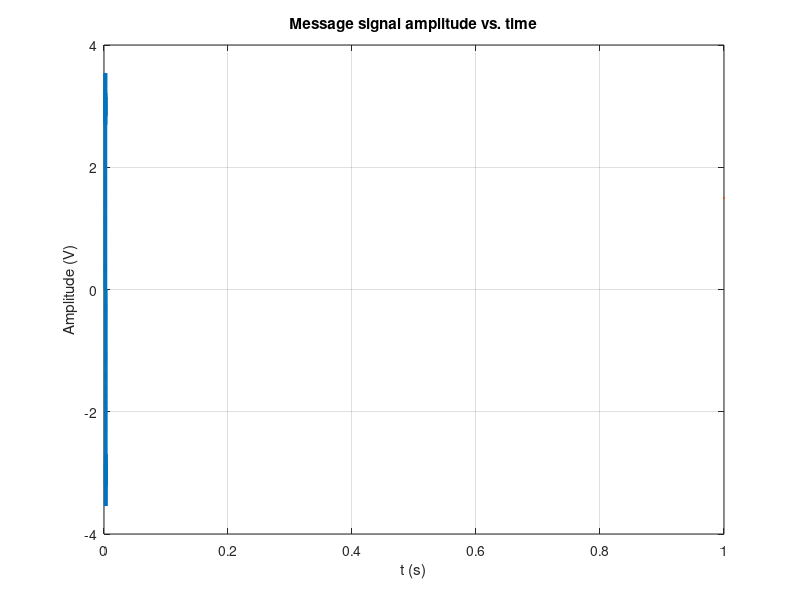
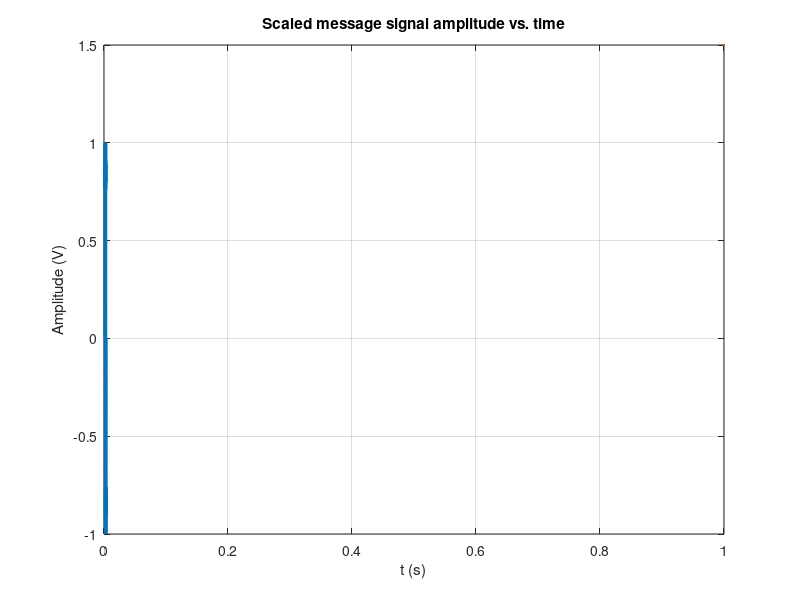
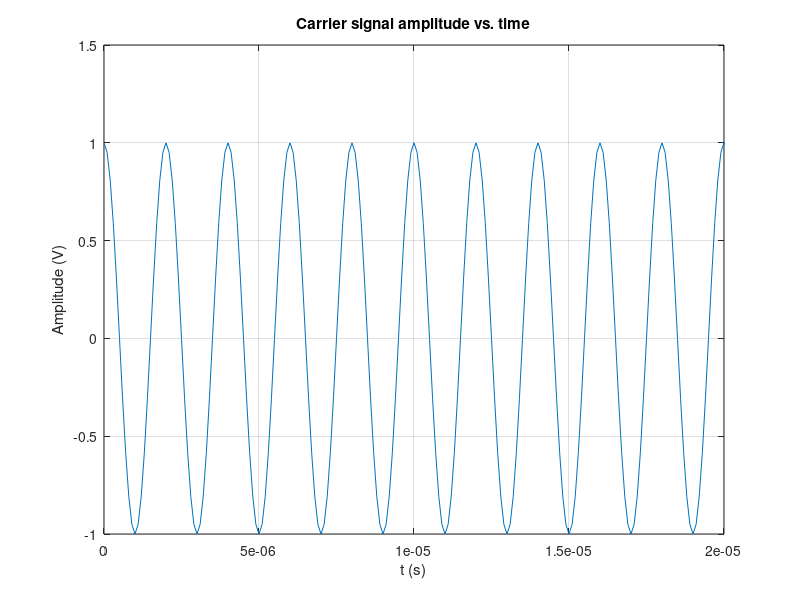
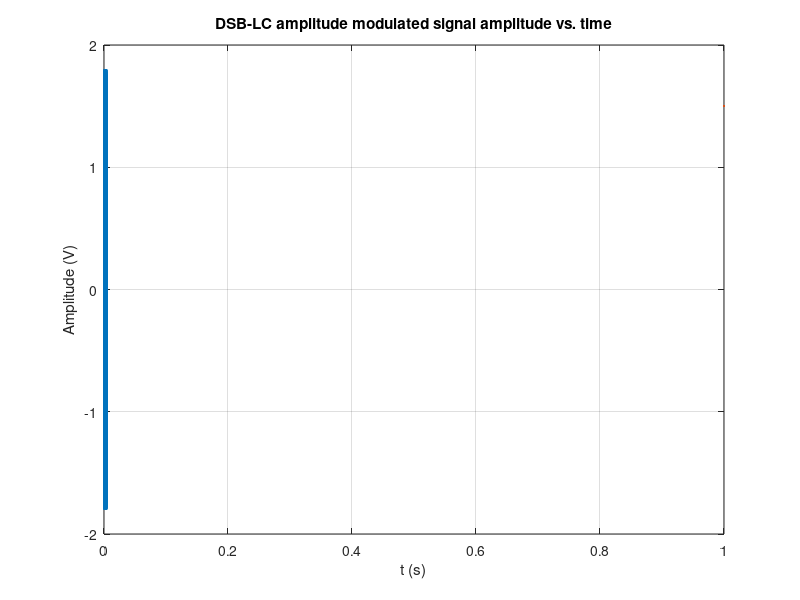

Reproduce these figures in MATLAB, in order. (Note: this script raises an error after producing the figures.)
%% Section-1: Declare and initialize the required variables
fc= 500e3; % carrier signal frequency (unit: Hz)
Ac = 1; % carrier signal amplitude (unit: V)
overSampRate = 20; % unitless
Fs = overSampRate * fc; % sampling frequency (unit: Hz)
%% Section-2: Generate a multi-tone message (modulating) signal
fm = 1000; % message signal frequency (unit: Hz)
nCycle = 5; % number of periods of message signal
t = 0:1/Fs:nCycle/fm; % time vector (unit: second)
%t = 0:0.001:1;
Am = 3; % message signal amplitude (unit: V)

% Approximate a square wave using the first seven Fourier series
% components. This will be our message signal.
m = 0; % message signal
for n = 1:2:13
    m = m + (1/n)*sin(2*pi*n*fm*t);
end

m = (4*Am/pi)*m;

%% Section-3: Generate the carrier signal
c = Ac*cos(2*pi*fc*t); % carrier signal
%% Section-4: Apply DSB-LC amplitude modulation
mod_indx = 0.8; % modulation index, unitless, 0 < mod_indx <= 1,
                % specifies % of modulation to be applied
                % 0 = 0%, 1 = 100% modulation.

% Apply min-max scaling to the message signal
% such that its maximum amplitude is 1 and minimum is -1
% to prevent overmodulation.
m_n = (m - min(m)) / (max(m) - min(m)) * 2 - 1; % Min-max scaling to range [-1, 1]


s = (1 + mod_indx*m_n) .* c; % DSB-LC amplitude modulated signal
%% Section-5: Plot m, c, m_n, and s in time-domain
% Pay attention to the limits of the time axis
% Remember to properly label all the axes
figure
plot(t, m, LineWidth=1.5);
xlabel('t (s)'); ylabel('Amplitude (V)');
title('Message signal amplitude vs. time');
grid on


figure
plot(t, m_n, LineWidth=1.5);
xlabel('t (s)'); ylabel('Amplitude (V)');
title('Scaled message signal amplitude vs. time');
grid on


figure
plot(t, c, LineWidth=1.5);
xlim([0 10/fc]);
xlabel('t (s)'); ylabel('Amplitude (V)');
title('Carrier signal amplitude vs. time');
grid on


figure
plot(t, s, LineWidth=1.5);
xlabel('t (s)'); ylabel('Amplitude (V)');
title('DSB-LC amplitude modulated signal amplitude vs. time');
grid on

%% Section-6: Frequency domain analysis of message signal and 
% DSB-LC AM signal

[freq_vect_m, mag_vect_m] = fftWrapper(m, Fs); % FFT for message signal
[freq_vect_s, mag_vect_s] = fftWrapper(s, Fs); % FFT for DSB-LC AM signal

% Plot the magnitude spectrum of m
figure
stem(freq_vect_m, mag_vect_m);
xlim([-15000 15000]);
xlabel('f (Hz)'); ylabel('Magnitude (V)');
title('Magnitude spectrum of the message signal');
grid on

% Plot the magnitude spectrum of s
figure
stem(freq_vect_s, mag_vect_s);
xlim([485000 515000]);
xlabel('f (Hz)'); ylabel('Magnitude (V)');
title('Magnitude spectrum of the DSB-LC amplitude modulated signal');
grid on
%% Section-7: Demodulate the signal
s_demod = s .* c; % demodulated signal at baseband
s_baseband = lowpass(s_demod, 10e3, Fs); % filtered signal
s_baseband = s_baseband - sum(s_baseband)/(length(s_baseband)); % remove
                                                                % the DC
                                                                % bias
% Amplify the baseband signal
gain = 2;
s_baseband = s_baseband*gain;

% Plot the demodulated signal on top of the original signal in time domain
figure
plot(t, m, LineWidth=1.5);
hold on
plot(t, s_baseband, LineWidth=1.5);
hold off
grid on
legend('Original signal', 'Demodulated signal')
%% Section-8: Frequency domain analysis of demodulated signal
[freq_vect_s_baseband, mag_vect_s_baseband] = fftWrapper(s_baseband,Fs );

% Plot the magnitude spectrum of s_baseband
figure
stem(freq_vect_s_baseband, mag_vect_s_baseband);
xlim([-15000 15000]);
xlabel('f (Hz)'); ylabel('Magnitude (V)');
title('Magnitude spectrum of the demodulated signal');
grid on
